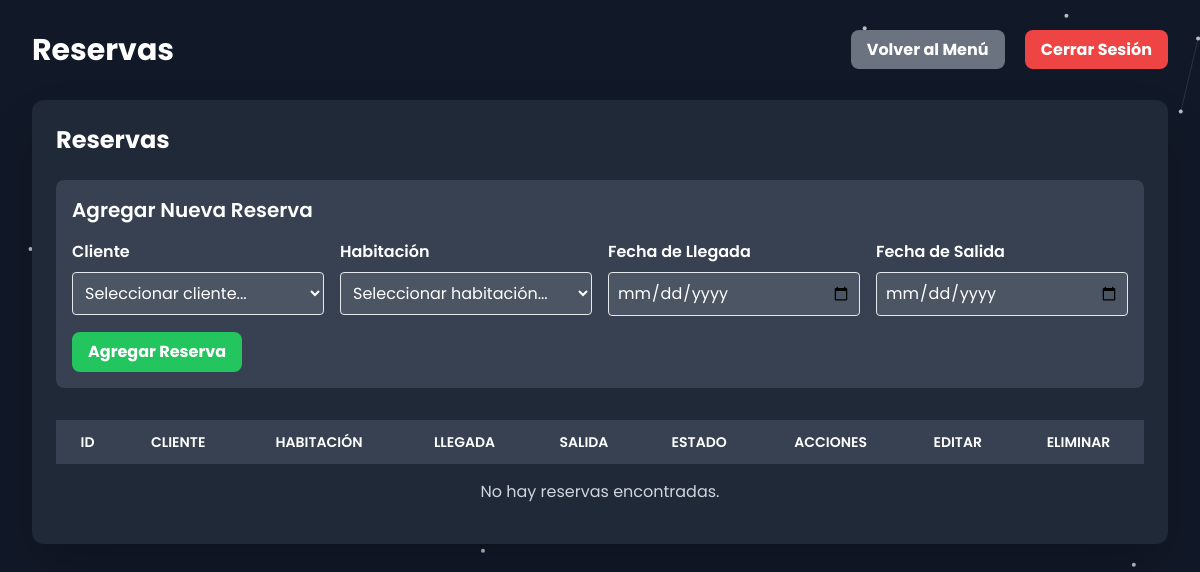
Page /admin_reservations.php (signed in) on the earlier database version.
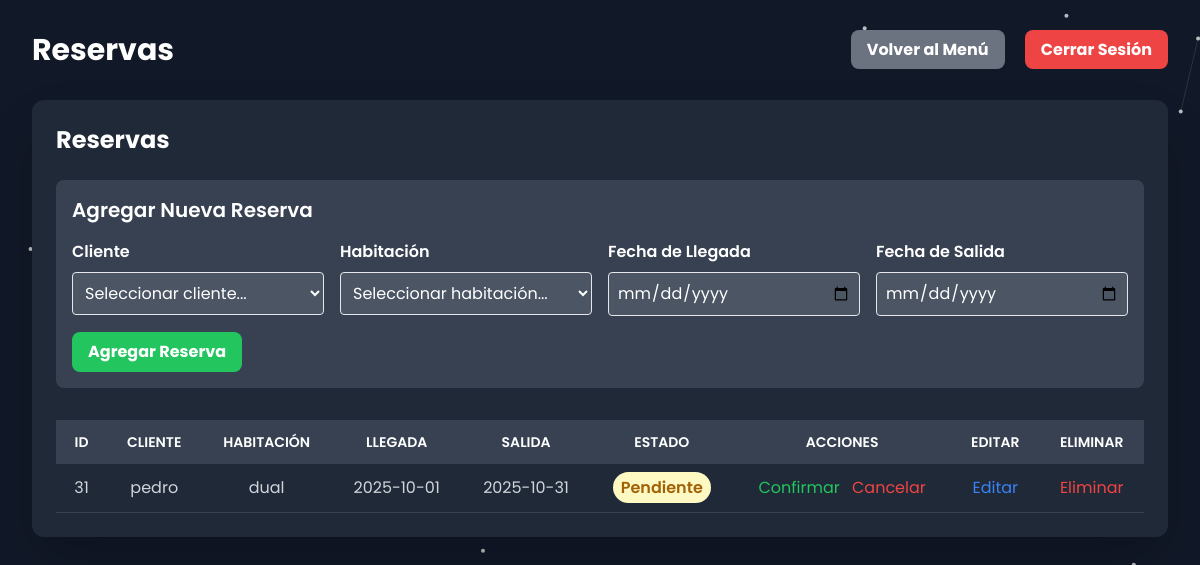
Same page on the later database version.
### tables this page shows
CREATE TABLE `reservations` (
  `id` int(11) NOT NULL,
  `user_id` int(11) NOT NULL,
  `room_id` int(11) NOT NULL,
  `checkin_date` date NOT NULL,
  `checkout_date` date NOT NULL,
  `guest_name` varchar(255) NOT NULL,
  `guest_email` varchar(255) NOT NULL,
  `status` enum('pending','confirmed','cancelled') NOT NULL DEFAULT 'pending'
);

CREATE TABLE `users` (
  `id` int(11) NOT NULL,
  `name` varchar(255) NOT NULL,
  `email` varchar(255) NOT NULL,
  `password` varchar(255) NOT NULL,
  `role` enum('client','admin','maintenance') NOT NULL DEFAULT 'client',
  `is_verified` tinyint(1) NOT NULL DEFAULT 1
);

CREATE TABLE `rooms` (
  `id` int(11) NOT NULL,
  `type` varchar(255) NOT NULL,
  `capacity` int(11) NOT NULL,
  `description` text NOT NULL,
  `price` decimal(10,2) NOT NULL,
  `photos` text NOT NULL,
  `floor` int(11) NOT NULL,
  `floor_id` int(11) NOT NULL
);

### admin_reservations.php (the view, shortened to what this page needs)
<?php
include 'php/db.php';
$sql = "SELECT reservations.id, users.name as user_name, rooms.type as room_type, reservations.checkin_date, reservations.checkout_date, reservations.status
        FROM reservations
        JOIN users ON reservations.user_id = users.id
        JOIN rooms ON reservations.room_id = rooms.id
        ORDER BY reservations.checkin_date ASC";
$result = $conn->query($sql);
?>
<!DOCTYPE html>
<html lang="es">
<head>
    <script src="https://cdn.tailwindcss.com"></script>
    <link href="https://unpkg.com/aos@2.3.1/dist/aos.css" rel="stylesheet">
    <link rel="stylesheet" href="https://cdnjs.cloudflare.com/ajax/libs/font-awesome/6.4.0/css/all.min.css" />
    <link rel="stylesheet" href="css/styles.css">
</head>
<body class="bg-gray-900 text-white font-poppins">
    <div class="min-h-screen p-8">
        <div class="flex justify-between items-center mb-8">
            <div class="flex items-center">
                <h1 class="text-3xl font-bold">Reservas</h1>
            </div>
            <div>
                <a href="admin.php" class="bg-gray-500 hover:bg-gray-600 text-white font-bold py-2 px-4 rounded-lg mr-4">Volver al Menú</a>
                <a href="php/logout.php" class="bg-red-500 hover:bg-red-600 text-white font-bold py-2 px-4 rounded-lg">Cerrar Sesión</a>
            </div>
        </div>
        <div class="bg-gray-800 text-white p-6 rounded-xl shadow-2xl mb-8">
            <div class="flex justify-between items-center mb-6">
                <h2 class="text-2xl font-bold">Reservas</h2>
            </div>
            <form action="php/reservation_handler.php" method="POST" class="mb-8 p-4 bg-gray-700 rounded-lg">
                <h3 class="text-xl font-semibold mb-4">Agregar Nueva Reserva</h3>
                <div class="grid grid-cols-1 md:grid-cols-4 gap-4">
                    <div>
                        <label for="user_id" class="block font-semibold mb-2">Cliente</label>
                        <select name="user_id" required class="w-full p-2 border rounded bg-gray-600 text-white">
                            <option value="">Seleccionar cliente...</option>
                        </select>
                    </div>
                    <div>
                        <label for="room_id" class="block font-semibold mb-2">Habitación</label>
                        <select name="room_id" required class="w-full p-2 border rounded bg-gray-600 text-white">
                            <option value="">Seleccionar habitación...</option>
                        </select>
                    </div>
                    <div>
                        <label for="checkin_date" class="block font-semibold mb-2">Fecha de Llegada</label>
                        <input type="date" name="checkin_date" required class="w-full p-2 border rounded bg-gray-600 text-white">
                    </div>
                    <div>
                        <label for="checkout_date" class="block font-semibold mb-2">Fecha de Salida</label>
                        <input type="date" name="checkout_date" required class="w-full p-2 border rounded bg-gray-600 text-white">
                    </div>
                </div>
                <button type="submit" name="add_reservation" class="mt-4 bg-green-500 hover:bg-green-600 text-white font-bold py-2 px-4 rounded-lg">Agregar Reserva</button>
            </form>
            <div class="overflow-x-auto">
                <table class="min-w-full bg-gray-800">
                    <thead class="bg-gray-700 text-white">
                        <tr>
                            <th class="py-3 px-4 uppercase font-semibold text-sm text-center">ID</th>
                            <th class="py-3 px-4 uppercase font-semibold text-sm text-center">Cliente</th>
                            <th class="py-3 px-4 uppercase font-semibold text-sm text-center">Habitación</th>
                            <th class="py-3 px-4 uppercase font-semibold text-sm text-center">Llegada</th>
                            <th class="py-3 px-4 uppercase font-semibold text-sm text-center">Salida</th>
                            <th class="py-3 px-4 uppercase font-semibold text-sm text-center">Estado</th>
                            <th class="py-3 px-4 uppercase font-semibold text-sm text-center">Acciones</th>
                            <th class="py-3 px-4 uppercase font-semibold text-sm text-center">Editar</th>
                            <th class="py-3 px-4 uppercase font-semibold text-sm text-center">Eliminar</th>
                        </tr>
                    </thead>
                    <tbody class="text-gray-300">
                        <?php if ($result->num_rows > 0): ?>
                            <?php while($row = $result->fetch_assoc()): ?>
                                <tr class="hover:bg-gray-700 border-b border-gray-700">
                                    <td class="py-3 px-4 text-center"><?php echo $row['id']; ?></td>
                                    <td class="py-3 px-4 text-center"><?php echo $row['user_name']; ?></td>
                                    <td class="py-3 px-4 text-center"><?php echo $row['room_type']; ?></td>
                                    <td class="py-3 px-4 text-center"><?php echo $row['checkin_date']; ?></td>
                                    <td class="py-3 px-4 text-center"><?php echo $row['checkout_date']; ?></td>
                                    <td class="py-3 px-4 text-center">
                                        <?php
                                            $status_classes = [
                                                'pending' => 'text-yellow-700 bg-yellow-100',
                                                'confirmed' => 'text-green-700 bg-green-100',
                                                'cancelled' => 'text-red-700 bg-red-100'
                                            ];
                                            $status_class = $status_classes[$row['status']] ?? 'text-gray-700 bg-gray-100';
                                            $status_translations = [
                                                'pending' => 'Pendiente',
                                                'confirmed' => 'Confirmada',
                                                'cancelled' => 'Cancelada'
                                            ];
                                            $translated_status = $status_translations[$row['status']] ?? ucfirst($row['status']);
                                        ?>
                                        <span class="px-2 py-1 font-semibold leading-tight rounded-full <?php echo $status_class; ?>">
                                            <?php echo $translated_status; ?>
                                        </span>
                                    </td>
                                    <td class="py-3 px-4 text-center">
                                        <?php if ($row['status'] == 'pending'): ?>
                                            <a href="php/update_reservation_status.php?id=<?php echo $row['id']; ?>&status=confirmed" class="text-green-500 hover:text-green-700 mr-2">Confirmar</a>
                                            <a href="php/update_reservation_status.php?id=<?php echo $row['id']; ?>&status=cancelled" class="text-red-500 hover:text-red-700">Cancelar</a>
                                        <?php endif; ?>
                                    </td>
                                    <td class="py-3 px-4 text-center">
                                        <button onclick="openEditReservationModal(<?php echo htmlspecialchars(json_encode($row)); ?>)" class="text-blue-500 hover:text-blue-700">Editar</button>
                                    </td>
                                    <td class="py-3 px-4 text-center">
                                        <a href="php/reservation_handler.php?delete_reservation=<?php echo $row['id']; ?>" onclick="return confirm('¿Estás seguro de eliminar esta reserva?')" class="text-red-500 hover:text-red-700">Eliminar</a>
                                    </td>
                                </tr>
                            <?php endwhile; ?>
                        <?php else: ?>
                            <tr>
                                <td colspan="9" class="text-center py-4">No hay reservas encontradas.</td>
                            </tr>
                        <?php endif; ?>
                    </tbody>
                </table>
            </div>
        </div>
    </div>
</body>
</html>

### css/styles.css (style rules this page uses)
:root { --font-montserrat: 'Montserrat', sans-serif; --font-poppins: 'Poppins', sans-serif; --color-green: #006400; --color-red: #FF0000; }
body { font-family: var(--font-poppins); background-color: transparent; }

### admin_reservations.php (style rules this page uses)
body { background: #111; overflow-x: hidden; }

Differences in the rows shown:
added reservations: id "31", user.name "pedro", room.type "dual", checkin_date "2025-10-01", checkout_date "2025-10-31", status "Pendiente"
Other differences:
text no longer shown: "No hay reservas encontradas."
